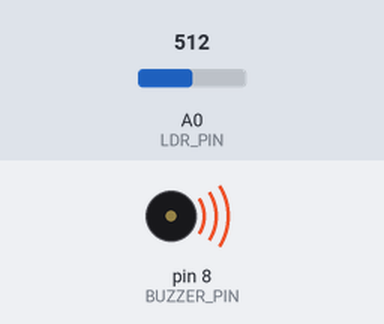
Recording of a sketch running on a simulated Arduino Uno, built with avr-gcc and run on an emulated ATmega328P. On the bench: buzzer (waves = sounding). The test bench sets the inputs (shaded band); at power-on: A0 (LDR_PIN) = 512. What the sketch prints to the serial monitor is not drawn.

Above: at 0.1 s.
Timing chart, 0 to 1.6 s (numbered marks = the images above):
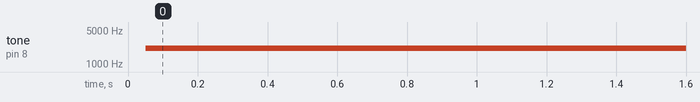

The sketch:

Electronic-Theremin.ino
```cpp
// 057 - Electronic Theremin
// A light-controlled musical instrument. Moving your hand over the light
// dependent resistor (LDR) changes the amount of light it receives, and the
// Arduino turns that into a continuous pitch on a passive buzzer - exactly like
// the famous wireless theremin played without touching anything.
// Board: Arduino Uno
//
// Wiring:
//   Light dependent resistor (LDR) + 10k ohm resistor form a voltage divider:
//     +5V -> LDR -> analog pin A0 -> 10k ohm resistor -> GND
//   Passive buzzer (+) -> pin 8, buzzer (-) -> GND
//
// How to play: cover the LDR with your hand to make the pitch fall, move your
// hand away to let more light in and the pitch rises. Slow, small movements
// give smooth slides (portamento); quick movements give sharp jumps.

// ------------------------------ Pin constants ------------------------------
const byte LDR_PIN = A0;     // voltage divider output from the LDR
const byte BUZZER_PIN = 8;   // passive buzzer that can play any frequency

// ------------------------------ Tone constants -----------------------------
const int MIN_FREQ_HZ = 200;    // lowest playable note
const int MAX_FREQ_HZ = 4000;   // highest playable note
const byte SAMPLE_COUNT = 10;   // how many readings are averaged for smoothing
const int FREQ_STEP_HZ = 5;     // pitch is rounded to this size, kills jitter
const unsigned long PRINT_MS = 300;  // Serial refresh rate for the pitch display

// ------------------------------ Smoothing state ----------------------------
int samples[SAMPLE_COUNT];   // rolling buffer of the last ADC readings
byte sampleIndex = 0;        // next position to write in the buffer
bool bufferFilled = false;   // true once the whole buffer holds real readings
int lastPrintedFreq = 0;     // used to only print when the pitch changes
unsigned long lastPrintAt = 0;  // last time the Serial line was refreshed

// Average the newest SAMPLE_COUNT readings to remove flicker and noise
int smoothReading(int raw) {
  samples[sampleIndex] = raw;
  sampleIndex++;
  if (sampleIndex >= SAMPLE_COUNT) {
    sampleIndex = 0;
    bufferFilled = true;
  }

  byte count = bufferFilled ? SAMPLE_COUNT : sampleIndex;  // fewer samples at start-up
  if (count == 0) return raw;

  long sum = 0;
  for (byte i = 0; i < count; i++) sum += samples[i];
  return (int)(sum / count);
}

void setup() {
  pinMode(LDR_PIN, INPUT);       // analog pins are inputs by default, stated for clarity
  pinMode(BUZZER_PIN, OUTPUT);
  noTone(BUZZER_PIN);

  Serial.begin(9600);
  Serial.println("=== Electronic Theremin ===");
  Serial.println("Move your hand over the LDR to change the pitch.");
  Serial.println("Reading LDR on A0, tone on pin 8.");
}

void loop() {
  unsigned long now = millis();

  // 1. Read the sensor: more light on the LDR -> lower resistance -> higher voltage
  int raw = analogRead(LDR_PIN);

  // 2. Smooth the reading so the tone does not wobble
  int average = smoothReading(raw);

  // 3. Convert the 0-1023 ADC value into a musical frequency
  int frequency = map(average, 0, 1023, MIN_FREQ_HZ, MAX_FREQ_HZ);

  // 4. Round to FREQ_STEP_HZ steps so tiny hand tremors do not change the note
  frequency = (frequency / FREQ_STEP_HZ) * FREQ_STEP_HZ;
  if (frequency < MIN_FREQ_HZ) frequency = MIN_FREQ_HZ;
  if (frequency > MAX_FREQ_HZ) frequency = MAX_FREQ_HZ;

  // 5. Send the frequency to the passive buzzer (pin 8 works with any tone pin)
  tone(BUZZER_PIN, frequency);

  // 6. Report the current pitch so you can see the value you are playing
  if (frequency != lastPrintedFreq && (now - lastPrintAt) >= PRINT_MS) {
    lastPrintedFreq = frequency;
    lastPrintAt = now;
    Serial.print("Frequency: ");
    Serial.print(frequency);
    Serial.println(" Hz");
  }

  delay(20);  // short pause keeps the readings steady
}
```

Measured:
- by itself, tone on pin 8 (BUZZER_PIN): silent → 2100 Hz at 0.05 s
